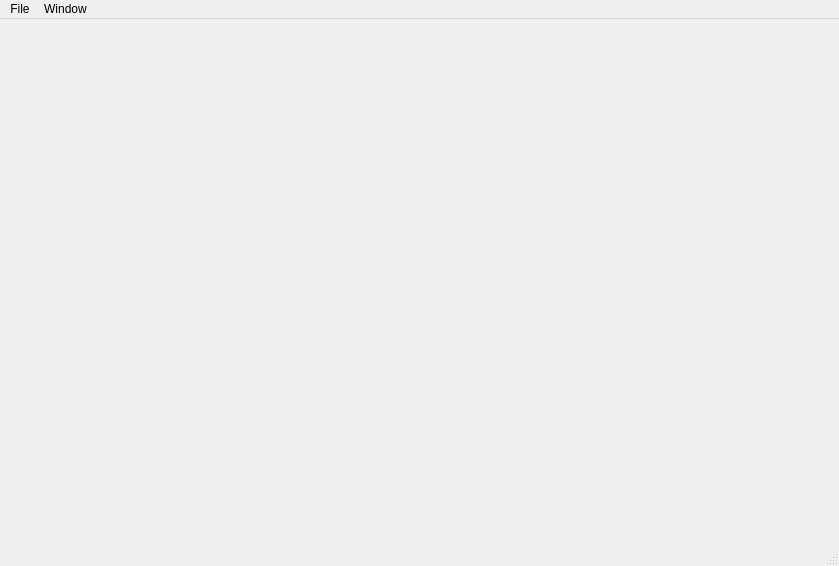
<?xml version="1.0" encoding="UTF-8"?>
<ui version="4.0">
 <class>Labeller</class>
 <widget class="QMainWindow" name="Labeller">
  <property name="geometry">
   <rect>
    <x>0</x>
    <y>0</y>
    <width>839</width>
    <height>566</height>
   </rect>
  </property>
  <property name="windowTitle">
   <string>Junip3R</string>
  </property>
  <property name="windowOpacity">
   <double>1.000000000000000</double>
  </property>
  <property name="statusTip">
   <string/>
  </property>
  <widget class="QWidget" name="centralwidget">
   <layout class="QGridLayout" name="gridLayout">
    <property name="leftMargin">
     <number>0</number>
    </property>
    <property name="topMargin">
     <number>0</number>
    </property>
    <property name="rightMargin">
     <number>0</number>
    </property>
    <property name="bottomMargin">
     <number>0</number>
    </property>
    <item row="0" column="0">
     <widget class="Editor" name="editor" native="true">
      <property name="sizePolicy">
       <sizepolicy hsizetype="Preferred" vsizetype="Preferred">
        <horstretch>1</horstretch>
        <verstretch>1</verstretch>
       </sizepolicy>
      </property>
      <property name="minimumSize">
       <size>
        <width>0</width>
        <height>0</height>
       </size>
      </property>
      <property name="styleSheet">
       <string notr="true"/>
      </property>
     </widget>
    </item>
   </layout>
  </widget>
  <widget class="QMenuBar" name="menubar">
   <property name="geometry">
    <rect>
     <x>0</x>
     <y>0</y>
     <width>839</width>
     <height>22</height>
    </rect>
   </property>
   <widget class="QMenu" name="menuWindow">
    <property name="title">
     <string>Window</string>
    </property>
    <addaction name="action_setup_project"/>
    <addaction name="action_open_frame_extractor"/>
   </widget>
   <widget class="QMenu" name="menuFile">
    <property name="title">
     <string>File</string>
    </property>
    <widget class="QMenu" name="menuExport_as">
     <property name="title">
      <string>Export as...</string>
     </property>
     <addaction name="action_export_as_yolo_dataset"/>
    </widget>
    <addaction name="menuExport_as"/>
   </widget>
   <addaction name="menuFile"/>
   <addaction name="menuWindow"/>
  </widget>
  <widget class="QStatusBar" name="statusbar"/>
  <action name="actionFrom_Folder">
   <property name="text">
    <string>From Folder</string>
   </property>
  </action>
  <action name="action_export_yolo_dataset">
   <property name="text">
    <string>YOLO Dataset</string>
   </property>
  </action>
  <action name="action_setup_project">
   <property name="text">
    <string>Setup Project</string>
   </property>
  </action>
  <action name="action_open_frame_extractor">
   <property name="text">
    <string>Add Video Frames</string>
   </property>
  </action>
  <action name="action_export_as_yolo_dataset">
   <property name="text">
    <string>YOLO Training Dataset</string>
   </property>
  </action>
 </widget>
 <customwidgets>
  <customwidget>
   <class>Editor</class>
   <extends>QWidget</extends>
   <header>app/labeller/widgets/editor.h</header>
   <container>1</container>
  </customwidget>
 </customwidgets>
 <resources/>
 <connections/>
</ui>
